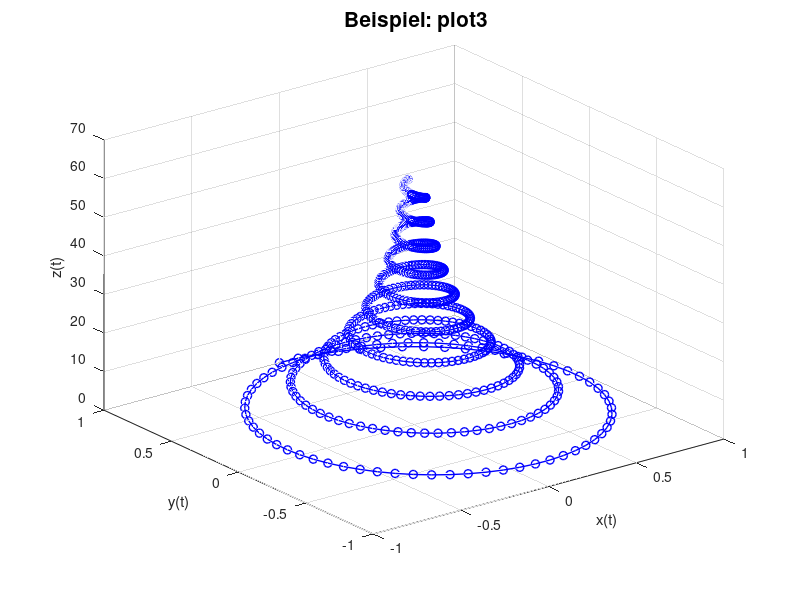
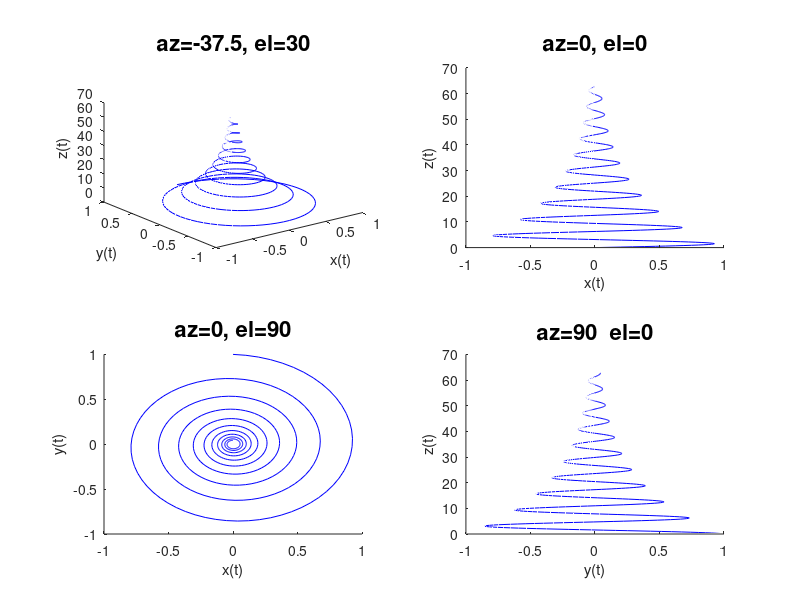

Write MATLAB code to recreate these figures, in order.
%--------------------------
%    plot3_beispiel.m
%
%  Beispiel fuer den Befehl 
%            plot3
%
%   Gerd Rapin    29.11.2003
%-----------------------------

close all;

t=0:0.1:20*pi;
x=exp(-t/20).*sin(t);
y=exp(-t/20).*cos(t);
z=t;

plot3(x,y,z,'b-o','LineWidth',1);
grid on
xlabel('x(t)'), ylabel('y(t)'), zlabel('z(t)')
title(' Beispiel: plot3','FontSize',15);

% Verschiedene Blickwinkel
figure;
subplot(2,2,1),
plot3(x,y,z,'b');
xlabel('x(t)'), ylabel('y(t)'), zlabel('z(t)')
title('az=-37.5, el=30','Fontsize',16);


subplot(2,2,2),
plot3(x,y,z,'b');
view(0,0);
xlabel('x(t)'), ylabel('y(t)'), zlabel('z(t)')
title('az=0, el=0','Fontsize',16);

subplot(2,2,3),
plot3(x,y,z,'b');
view(0,90);
xlabel('x(t)'), ylabel('y(t)'), zlabel('z(t)')
title('az=0, el=90','Fontsize',16);


subplot(2,2,4),
plot3(x,y,z,'b');
view(90,0);
xlabel('x(t)'), ylabel('y(t)'), zlabel('z(t)')
title('az=90  el=0','Fontsize',16);
